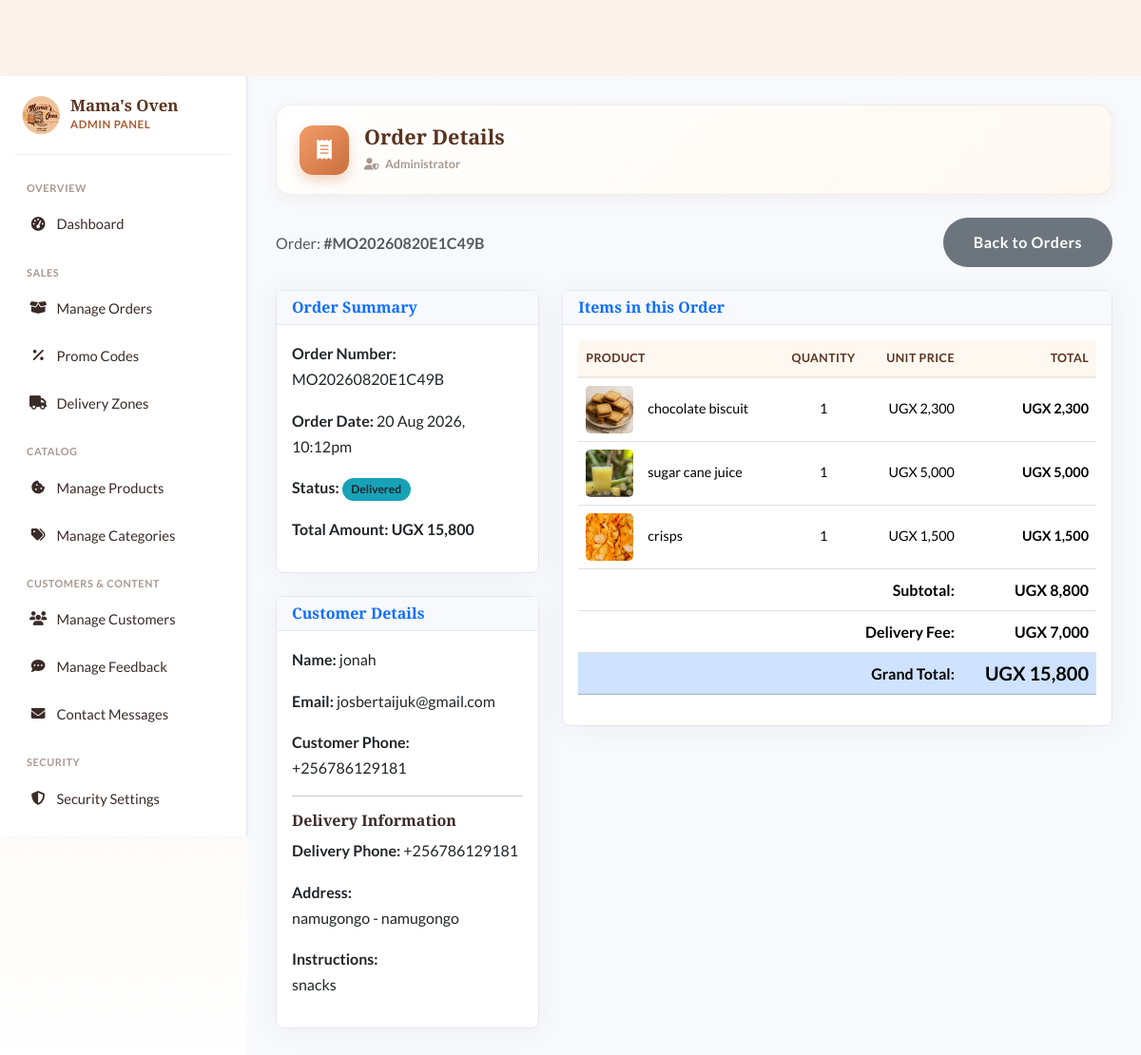
The app's page /admin/order_details.php?id=22 (signed in) with its own data.
### tables this page shows
CREATE TABLE `orders` (
  `id` int(11) NOT NULL AUTO_INCREMENT,
  `user_id` int(11) NOT NULL,
  `order_number` varchar(32) NOT NULL,
  `total_amount` decimal(10,2) NOT NULL,
  `status` varchar(20) NOT NULL DEFAULT 'pending',
  `payment_method` varchar(20) NOT NULL DEFAULT 'cash_on_delivery',
  `payment_status` varchar(20) NOT NULL DEFAULT 'not_applicable',
  `payment_reference` varchar(100) DEFAULT NULL,
  `payment_provider` varchar(20) DEFAULT NULL,
  `delivery_address` varchar(255) NOT NULL,
  `delivery_phone` varchar(30) NOT NULL,
  `special_instructions` varchar(255) DEFAULT NULL,
  `cancellation_reason` varchar(255) DEFAULT NULL,
  `cancelled_by` varchar(50) DEFAULT NULL,
  `cancelled_at` timestamp NULL DEFAULT NULL,
  `created_at` timestamp NULL DEFAULT current_timestamp(),
  `updated_at` timestamp NULL DEFAULT current_timestamp() ON UPDATE current_timestamp(),
  `paid_at` timestamp NULL DEFAULT NULL,
  `promo_code_id` int(11) DEFAULT NULL,
  `discount_amount` decimal(10,2) DEFAULT 0.00,
  `review_reminder_sent` tinyint(1) DEFAULT 0,
  PRIMARY KEY (`id`),
  UNIQUE KEY `order_number` (`order_number`),
  KEY `user_id` (`user_id`),
  KEY `idx_orders_status` (`status`),
  KEY `idx_orders_user_status` (`user_id`,`status`),
  KEY `orders_ibfk_promo_code` (`promo_code_id`),
  KEY `idx_orders_payment_reference` (`payment_reference`),
  CONSTRAINT `orders_ibfk_1` FOREIGN KEY (`user_id`) REFERENCES `users` (`id`) ON DELETE CASCADE,
  CONSTRAINT `orders_ibfk_promo_code` FOREIGN KEY (`promo_code_id`) REFERENCES `promo_codes` (`id`) ON DELETE SET NULL
);

CREATE TABLE `users` (
  `id` int(11) NOT NULL AUTO_INCREMENT,
  `username` varchar(50) NOT NULL,
  `email` varchar(100) NOT NULL,
  `password` varchar(255) NOT NULL,
  `full_name` varchar(100) NOT NULL,
  `phone` varchar(30) NOT NULL DEFAULT '',
  `address` varchar(255) DEFAULT NULL,
  `role` enum('admin','customer') NOT NULL DEFAULT 'customer',
  `created_at` timestamp NULL DEFAULT current_timestamp(),
  `verification_code` varchar(10) DEFAULT NULL,
  `is_verified` tinyint(1) DEFAULT 0,
  `two_factor_secret` varchar(32) DEFAULT NULL,
  `two_factor_enabled` tinyint(1) NOT NULL DEFAULT 0,
  `two_factor_method` enum('totp','email') DEFAULT NULL,
  `email_otp_code` varchar(10) DEFAULT NULL,
  `email_otp_expires` datetime DEFAULT NULL,
  PRIMARY KEY (`id`),
  UNIQUE KEY `username` (`username`),
  UNIQUE KEY `email` (`email`)
);

CREATE TABLE `order_items` (
  `id` int(11) NOT NULL AUTO_INCREMENT,
  `order_id` int(11) NOT NULL,
  `product_id` int(11) NOT NULL,
  `quantity` int(11) NOT NULL,
  `unit_price` decimal(10,2) NOT NULL,
  `total_price` decimal(10,2) NOT NULL,
  PRIMARY KEY (`id`),
  KEY `order_id` (`order_id`),
  KEY `product_id` (`product_id`),
  CONSTRAINT `order_items_ibfk_1` FOREIGN KEY (`order_id`) REFERENCES `orders` (`id`) ON DELETE CASCADE,
  CONSTRAINT `order_items_ibfk_2` FOREIGN KEY (`product_id`) REFERENCES `products` (`id`) ON DELETE CASCADE
);

CREATE TABLE `products` (
  `id` int(11) NOT NULL AUTO_INCREMENT,
  `name` varchar(150) NOT NULL,
  `description` text DEFAULT NULL,
  `flavours` varchar(255) DEFAULT NULL,
  `ingredients` text DEFAULT NULL,
  `price` decimal(10,2) NOT NULL,
  `category_id` int(11) DEFAULT NULL,
  `stock_quantity` int(11) NOT NULL DEFAULT 0,
  `low_stock_threshold` int(11) DEFAULT 10,
  `status` enum('active','inactive') NOT NULL DEFAULT 'active',
  `featured` tinyint(1) NOT NULL DEFAULT 0,
  `image` mediumtext DEFAULT NULL,
  `created_at` timestamp NULL DEFAULT current_timestamp(),
  PRIMARY KEY (`id`),
  KEY `category_id` (`category_id`),
  KEY `idx_products_featured` (`featured`,`status`),
  KEY `idx_products_stock` (`stock_quantity`),
  CONSTRAINT `products_ibfk_1` FOREIGN KEY (`category_id`) REFERENCES `categories` (`id`) ON DELETE SET NULL
);

### admin/order_details.php (the view, shortened to what this page needs)
<?php
require_once __DIR__ . '/includes/header.php';
$order_id = (int)$_GET['id'];
try {
    $order_stmt = $pdo->prepare("
        SELECT o.*, u.full_name, u.email, u.phone
        FROM orders o
        JOIN users u ON o.user_id = u.id
        WHERE o.id = ?
    ");
    $order_stmt->execute([$order_id]);
    $order = $order_stmt->fetch();
    $items_stmt = $pdo->prepare("
        SELECT oi.*, p.name as product_name, p.image as product_image
        FROM order_items oi
        JOIN products p ON oi.product_id = p.id
        WHERE oi.order_id = ?
    ");
    $items_stmt->execute([$order_id]);
    $order_items = $items_stmt->fetchAll();
} catch (PDOException $e) {
    die("Database error fetching order details: " . $e->getMessage());
}
?>
<div class="d-flex justify-content-between align-items-center mb-4">
    <p class="text-muted mb-0">Order: <strong>#<?php echo htmlspecialchars($order['order_number']); ?></strong></p>
    <a href="orders.php" class="btn btn-secondary">Back to Orders</a>
</div>
<div class="row">
    <div class="col-lg-4 mb-4">
        <div class="card shadow">
            <div class="card-header"><h6 class="m-0 font-weight-bold text-primary">Order Summary</h6></div>
            <div class="card-body">
                <p><strong>Order Number:</strong> <?php echo htmlspecialchars($order['order_number']); ?></p>
                <p><strong>Order Date:</strong> <?php echo date('d M Y, g:ia', strtotime($order['created_at'])); ?></p>
                <p><strong>Status:</strong> <span class="badge bg-info text-dark"><?php echo ucfirst(htmlspecialchars($order['status'])); ?></span></p>
                <p><strong>Total Amount:</strong> <span class="fw-bold">UGX <?php echo number_format($order['total_amount']); ?></span></p>
            </div>
        </div>
        <div class="card shadow mt-4">
            <div class="card-header"><h6 class="m-0 font-weight-bold text-primary">Customer Details</h6></div>
            <div class="card-body">
                <p><strong>Name:</strong> <?php echo htmlspecialchars($order['full_name']); ?></p>
                <p><strong>Email:</strong> <?php echo htmlspecialchars($order['email']); ?></p>
                <p><strong>Customer Phone:</strong> <?php echo htmlspecialchars($order['phone'] ?? 'N/A'); ?></p>
                <hr>
                <h6 class="fw-bold">Delivery Information</h6>
                <p><strong>Delivery Phone:</strong> <?php echo htmlspecialchars($order['delivery_phone']); ?></p>
                <p><strong>Address:</strong><br><?php echo nl2br(htmlspecialchars($order['delivery_address'])); ?></p>
                <?php if (!empty($order['special_instructions'])): ?>
                    <p><strong>Instructions:</strong><br><?php echo nl2br(htmlspecialchars($order['special_instructions'])); ?></p>
                <?php endif; ?>
            </div>
        </div>
    </div>
    <div class="col-lg-8">
        <div class="card shadow">
            <div class="card-header"><h6 class="m-0 font-weight-bold text-primary">Items in this Order</h6></div>
            <div class="card-body">
                <div class="table-responsive">
                    <table class="table align-middle">
                        <thead>
                            <tr>
                                <th>Product</th>
                                <th class="text-center">Quantity</th>
                                <th class="text-end">Unit Price</th>
                                <th class="text-end">Total</th>
                            </tr>
                        </thead>
                        <tbody>
                            <?php
                            $subtotal = 0;
                            foreach ($order_items as $item):
                                $subtotal += $item['total_price'];
                            ?>
                                <tr>
                                    <td>
                                        <div class="d-flex align-items-center">
                                            <img src="<?php echo BASE_URL . '/' . ($item['product_image'] ?: 'assets/images/placeholder.jpg'); ?>" alt="" style="width: 50px; height: 50px; object-fit: cover; border-radius: 5px; margin-right: 15px;">
                                            <span><?php echo htmlspecialchars($item['product_name']); ?></span>
                                        </div>
                                    </td>
                                    <td class="text-center"><?php echo $item['quantity']; ?></td>
                                    <td class="text-end">UGX <?php echo number_format($item['unit_price']); ?></td>
                                    <td class="text-end fw-bold">UGX <?php echo number_format($item['total_price']); ?></td>
                                </tr>
                            <?php endforeach; ?>
                        </tbody>
                        <tfoot>
                            <tr>
                                <td colspan="3" class="text-end"><strong>Subtotal:</strong></td>
                                <td class="text-end fw-bold">UGX <?php echo number_format($subtotal); ?></td>
                            </tr>
                            <tr>
                                <td colspan="3" class="text-end"><strong>Delivery Fee:</strong></td>
                                <td class="text-end fw-bold">UGX <?php echo number_format($order['total_amount'] - $subtotal); ?></td>
                            </tr>
                            <tr class="table-primary">
                                <td colspan="3" class="text-end"><strong>Grand Total:</strong></td>
                                <td class="text-end fw-bold h5">UGX <?php echo number_format($order['total_amount']); ?></td>
                            </tr>
                        </tfoot>
                    </table>
                </div>
            </div>
        </div>
    </div>
</div>
<?php require_once __DIR__ . '/includes/footer.php'; ?>

### assets/css/style.css (style rules this page uses)
:root { --font-heading: 'Playfair Display', serif; --font-body: 'Lato', sans-serif; --color-primary: #5A331F; --color-secondary: #F5D1B1; --color-background: #FBF2EA; --color-text: #3A2B28; --color-text-light: #867670; --color-accent: #F39C6A; --color-white: #FFFFFF; --color-border: #EAD6C4; --color-success: #5D9C59; --color-danger: #DF2E38; }
body { font-family: var(--font-body); color: var(--color-text); background-color: var(--color-background); padding-top: 80px; line-height: 1.7; }
h1, h2, h3, h4, h5, h6 { font-family: var(--font-heading); font-weight: 700; color: var(--color-text); }
a { color: var(--color-primary); text-decoration: none; transition: color 0.3s ease; }
.btn { font-weight: 700; padding: 12px 30px; border-radius: 50px; border: 2px solid transparent; transition: all 0.3s ease; letter-spacing: 0.5px; }
.card.shadow { border: none; border-radius: 15px; box-shadow: 0 10px 40px rgba(0,0,0,0.08) !important; }
.badge.bg-info { background-color: #17a2b8 !important; }
.stock-badge, .badge, .status-badge { border-radius: 12px; padding: 0.5em 0.8em; font-weight: bold; }
body { background: linear-gradient(to bottom, #FBF2EA 0%, #FFFFFF 100%); min-height: 100vh; }
.admin-main-content .card { border: 1px solid #e3e6f0; border-radius: 0.5rem; box-shadow: 0 0.15rem 1.75rem 0 rgba(58, 59, 69, 0.05) !important; }
.admin-main-content .card-header { background-color: #f8f9fc; border-bottom: 1px solid #e3e6f0; }
.admin-main-content table { --bs-table-hover-bg: #FFF8F1; }
.admin-main-content thead th { background: #FFF8F1; color: #5A331F; font-size: 0.78rem; text-transform: uppercase; letter-spacing: 0.4px; font-weight: 700; border-bottom: 2px solid rgba(90, 51, 31, 0.1); }
.admin-main-content tbody td { vertical-align: middle; font-size: 0.9rem; }

### records on screen
orders: order_number "MO20260820E1C49B", created_at "20 Aug 2026, 10:12pm", status "Delivered", total_amount "15,800", user.full_name "jonah", user.email "josbertaijuk@gmail.com", user.phone "+256786129181", delivery_phone "+256786129181", delivery_address "namugongo - namugongo", special_instructions "snacks", $order['total_amount']-$subtotal "7,000"
order_items: product.image (picture), product.name "chocolate biscuit", quantity "1", unit_price "2,300", total_price "2,300"
order_items: product.image (picture), product.name "sugar cane juice", quantity "1", unit_price "5,000", total_price "5,000"
order_items: product.image (picture), product.name "crisps", quantity "1", unit_price "1,500", total_price "1,500"

### other values on screen
SITE_NAME "Mama's Oven"
$page_title "Order Details"
$_SESSION['full_name'] "Administrator"
$subtotal "8,800"
